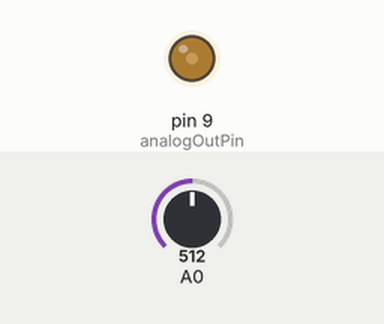
This sketch was run on a simulated Arduino Uno, built with avr-gcc and run on an emulated ATmega328P. On the bench: output pins drawn as LEDs (lit = HIGH). Inputs (shaded band) come from the test bench; at power-on: A0 = 512.

Above: at 10.9 s.
11.0 s: A0 set to 306
At 13.8 s:
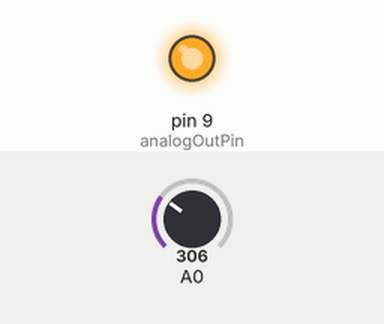
21.1 s: A0 set to 900
At 27.8 s:
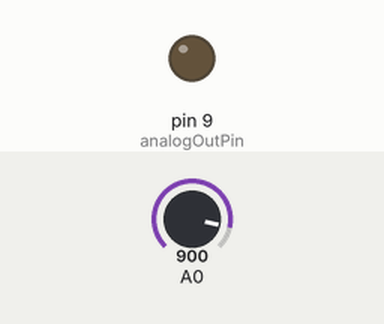
Timing chart, 0 to 37.2 s (numbered marks = the images above; inputs shaded):
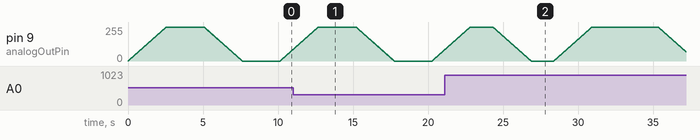

The sketch:

ejercicio_10.ino
```cpp
const int analogOutPin = 9;

int sensorValue = 0;

void setup() {
  // initialize serial communications at 9600 bps:
  Serial.begin(9600);
}

void loop() {

  float sensorValue = analogRead(A0);
  float tiempo = sensorValue*5000/1023;

  for (int i=0; i<=255; i++)
  {
     analogWrite(analogOutPin, i);
     delay(10);
  }
 delay(tiempo);
 for (int i=255; i>=0; i--)
  {
     analogWrite(analogOutPin, i);
     delay(10);
  }
  delay(tiempo);


}
```
